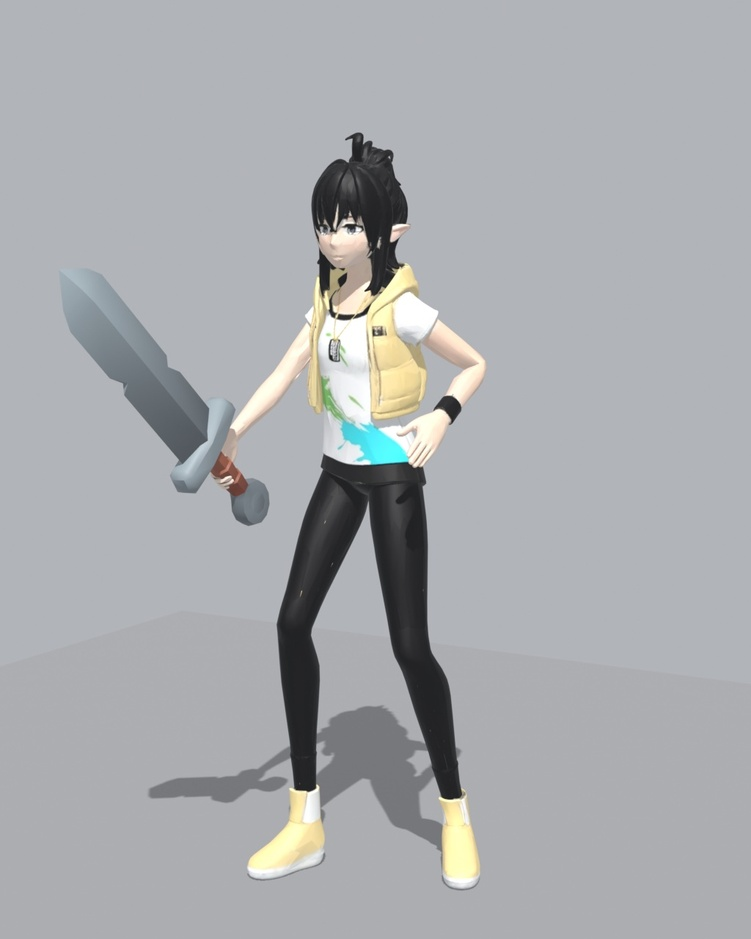
#> input picture ploh/compare/img/beauty_A.jpg, 751 x 939 px, shrunk from 1024 x 1280 before the run
$ python mute_palette.py ../compare/img/beauty_A.jpg ../compare/img/beauty_B.jpg
#> lines starting #> are read from the running program, lines starting #| are printed output that depends on the picture
"""KayKit 던전 소품이 함께 쓰는 팔레트 아틀라스를 던전 톤으로 바꾼다.

채도가 높은 칸은 흙빛으로 옮기고 밝기를 조금 낮춘다. 칸 안에 미세한 결(노이즈)을 넣어
평평한 플라스틱 느낌을 줄인다. 원본은 그대로 두고 palette_dungeon_muted.png로 쓴다.
"""
import colorsys
import random
import sys
from PIL import Image

src, dst = sys.argv[1], sys.argv[2]
im = Image.open(src).convert("RGBA")
w, h = im.size
#> w = 751; h = 939
px = im.load()
out = Image.new("RGBA", (w, h))
#> out: PIL image 751x939 RGBA; every value is 0
po = out.load()
rng = random.Random(3)
grain = [[rng.uniform(-1, 1) for _ in range(w)] for _ in range(h)]
for y in range(h):
    for x in range(w):
        r, g, b, a = px[x, y]
        hh, s, v = colorsys.rgb_to_hsv(r / 255, g / 255, b / 255)
        # 채도: 강한 색일수록 많이 누른다. 붉은·분홍 계열은 갈색 쪽으로 옮긴다
        s2 = s * (0.45 if s > 0.45 else 0.75)
        if hh > 0.9 or hh < 0.08:
            hh = 0.05 + (hh if hh < 0.08 else hh - 1.0) * 0.3
        v2 = v * 0.86
        # 결: 가로 결(나뭇결 흉내) + 잔 노이즈
        n = (grain[y][x] * 0.035) + (grain[y][(x * 7) % w] * 0.02)
        v2 = min(max(v2 * (1 + n), 0), 1)
        r2, g2, b2 = colorsys.hsv_to_rgb(hh % 1.0, s2, v2)
        po[x, y] = (int(r2 * 255), int(g2 * 255), int(b2 * 255), a)
out.save(dst)
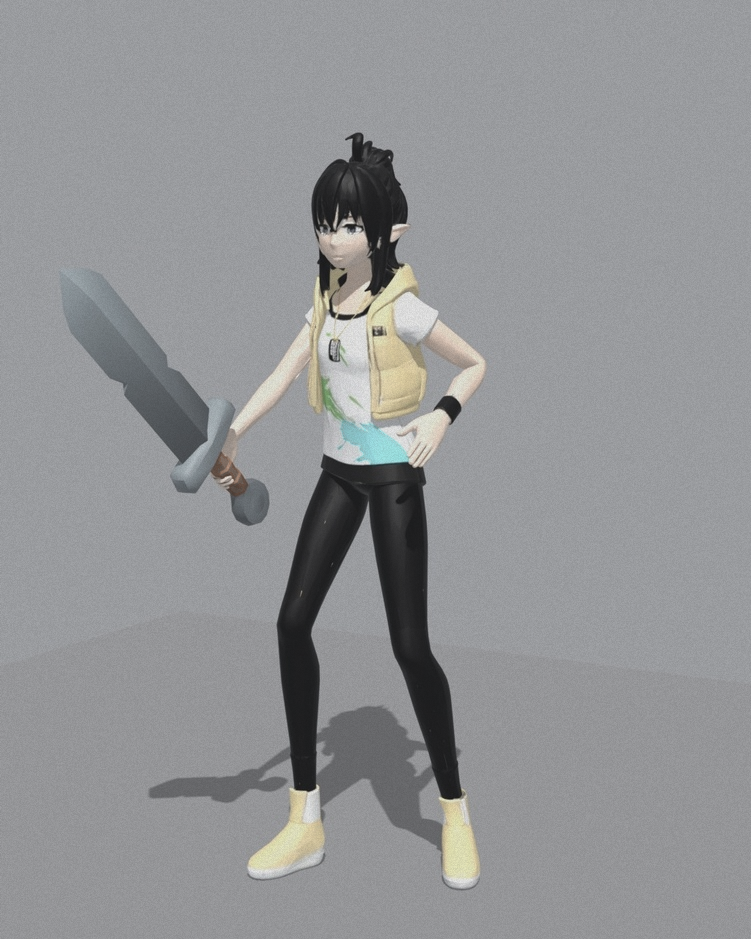
#> saved as beauty_B.jpg: PIL image 751x939 RGBA; mean R, G, B, A 146.4, 147.7, 149.6, 255
print("wrote", dst)
